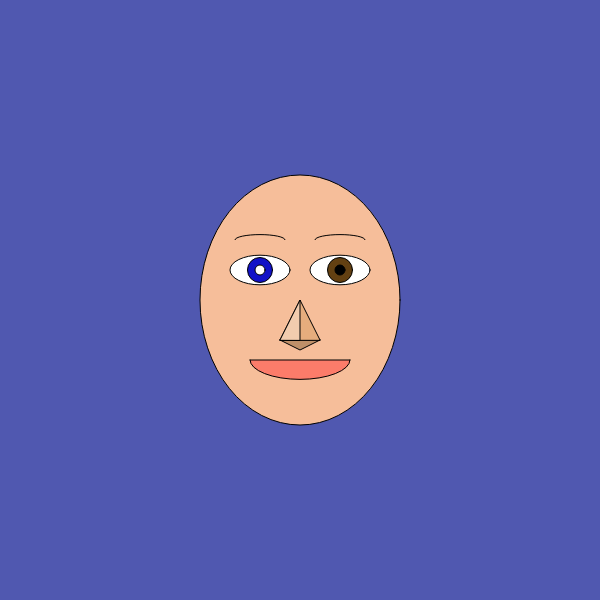
Frame 1 (no input)
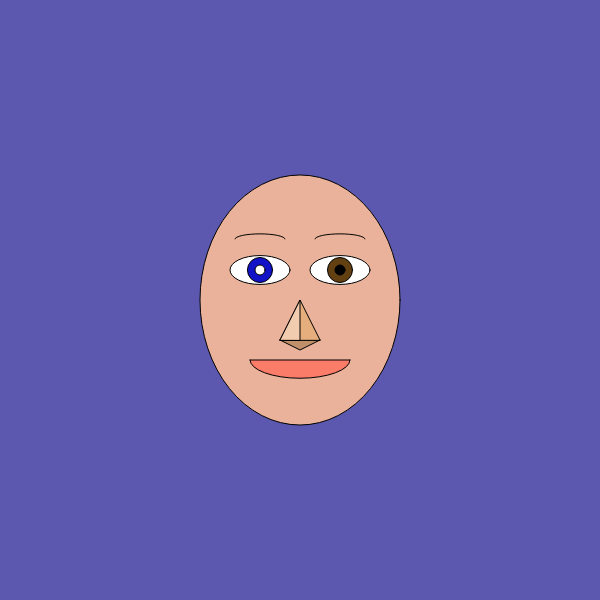
Frame 60 (no input)
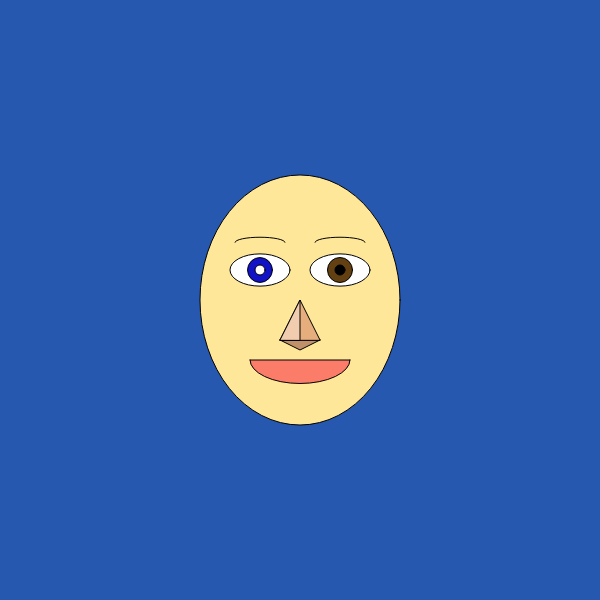
Frame 120 (the mouse pressed at the canvas centre since frame 60)

The p5.js sketch that drew these frames (run headless with seeded random() and noise() and a simulated clock; from frame 60 on, the mouse is pressed at the canvas centre):

// p5.js sketch
// ── sketch.js
// Farem moviments repetitius gràcies al sinus i cosinus que produiran canvis de color repetitius o moviments repetitius de la boca o els ulls o tota la cara o les pupil·les, etc.
// Crearem unes variables: canvipetit que canviarà de -8 a +8, canvimitja que canviarà de -15 a +15, canvigran que canviarà de -50 a +50, canvimoltgran que canviarà de -127 a +127.

function setup() {
  createCanvas(600, 600); // Àrea de dibuix és de 600 px de 600 de cada costat.
}

function draw() {

let canvipetit=sin(frameCount*0.05)*8;
let canvimitja=sin(frameCount*0.05)*25;
let canvigran=sin(frameCount*0.05)*50;
let canvimoltgran=sin(frameCount*0.05)*127;
print(canvimoltgran);
 
  background (74+canvimoltgran, 88, 176); // Fons de pantalla, gris si te un número entre 0 i 255. 0 és negre i 255 és blanc. I qualsevol número entre 0 i 255 serà gris. Si tenim 3 números el primer número és vermellor o R (Red), el segon número és la verdor o G (Green) i el tercer número és la blauor o B (Blau). Els colors RGB permeten construir 16.000.000 de colors diferents (255x255x255).
 
  fill (252-canvimoltgran, 196-canvimoltgran, 154); // Color Cara.
  ellipse (300,300,200,250); // Cara. El primer número estre paréntesis és la posició x del centre del el·lipse, el segon número és la posició i alçada del centre de l'el·lipse, el tercer número és l'amplada de l'el·lipse i el quart número és l'alçada de l'el·lipse.
 
  fill (255,255,255); // Color Ull Esquerra. Funciona com el background.
  ellipse (260,270,60,30-canvipetit); // Ull Esquerra.
  fill (18, 18, 199); // Color Iris Esquerra.
  circle (260,270,25+canvipetit/16) // Iris Esquerra.
  fill (255, 255, 255); // Color Pupila Esquerra.
  circle (260,270,10); // Pupila Esquerra.
  noFill (); // Treure Color Cella Esquerra.
  arc (260,240-canvipetit,50,10,PI,0); // Cella Esquerra.
  fill (255, 255, 255); // Color Ull Dret.
  ellipse (340,270,60,30-canvipetit); // Ull Dret.
  fill (99, 64, 18); // Color Iris Dret.
  circle (340,270,25); // Iris Dret.
  fill (0,0,0); // Color Pupila Dreta.
  circle (340,270,10); // Pupila Dreta.
  noFill (); // Treure Color Cella Dreta.
  arc (340,240-canvipetit,50,10,PI,0); // Cella Dreta.
 
  fill(252,124,106); // Color Boca.
  arc (300,360,100,40-canvimitja,0,PI); line(250,360,350,360)// Boca. Funciona com el el·lipse els primers quatre números i els dos últims són 0 PI o PI,0.
  
  fill (191, 144, 105); // Color Nas Ombra +.
  triangle (320,340,300,350,280,340); // Nas Ombra +.
  fill (230,173,125); // Color Nas Ombra -.
  triangle (320,340,300,300,280,340); // Nas Ombra -.
  fill (242, 204,174); // Color Nas Llum.
  triangle (300,340,300,300,280,340); // Nas Llum.
 


}
